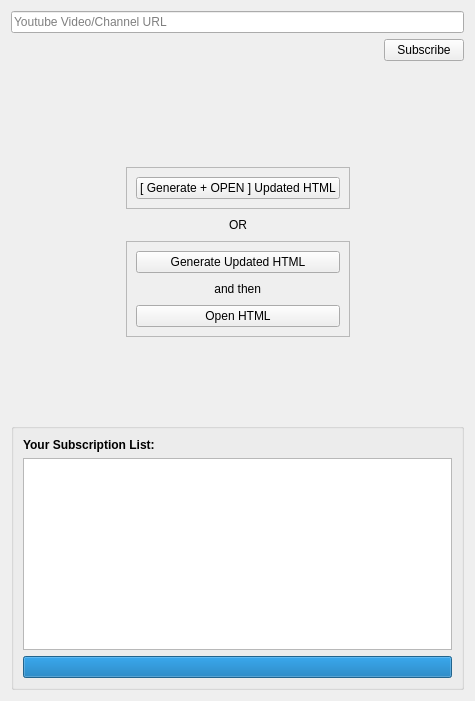
<?xml version="1.0" encoding="UTF-8"?>
<ui version="4.0">
 <class>Form</class>
 <widget class="QWidget" name="Form">
  <property name="geometry">
   <rect>
    <x>0</x>
    <y>0</y>
    <width>475</width>
    <height>701</height>
   </rect>
  </property>
  <property name="windowTitle">
   <string>YouTube Subscriber</string>
  </property>
  <layout class="QVBoxLayout" name="verticalLayout_6">
   <item>
    <layout class="QVBoxLayout" name="verticalLayout">
     <item>
      <widget class="QLineEdit" name="lineEdit">
       <property name="toolTip">
        <string>Example: https://www.youtube.com/watch?v=2hIy1JrPjAo</string>
       </property>
       <property name="placeholderText">
        <string>Youtube Video/Channel URL</string>
       </property>
      </widget>
     </item>
     <item>
      <layout class="QHBoxLayout" name="horizontalLayout">
       <item>
        <spacer name="horizontalSpacer_2">
         <property name="orientation">
          <enum>Qt::Horizontal</enum>
         </property>
         <property name="sizeHint" stdset="0">
          <size>
           <width>40</width>
           <height>20</height>
          </size>
         </property>
        </spacer>
       </item>
       <item>
        <widget class="QPushButton" name="subButton">
         <property name="text">
          <string>Subscribe</string>
         </property>
        </widget>
       </item>
      </layout>
     </item>
    </layout>
   </item>
   <item>
    <widget class="QLabel" name="infoLabel">
     <property name="text">
      <string/>
     </property>
    </widget>
   </item>
   <item>
    <spacer name="verticalSpacer_2">
     <property name="orientation">
      <enum>Qt::Vertical</enum>
     </property>
     <property name="sizeHint" stdset="0">
      <size>
       <width>20</width>
       <height>40</height>
      </size>
     </property>
    </spacer>
   </item>
   <item>
    <layout class="QHBoxLayout" name="horizontalLayout_4">
     <item>
      <spacer name="horizontalSpacer_4">
       <property name="orientation">
        <enum>Qt::Horizontal</enum>
       </property>
       <property name="sizeHint" stdset="0">
        <size>
         <width>40</width>
         <height>20</height>
        </size>
       </property>
      </spacer>
     </item>
     <item>
      <layout class="QVBoxLayout" name="verticalLayout_5">
       <item>
        <widget class="QFrame" name="frame_2">
         <property name="frameShape">
          <enum>QFrame::StyledPanel</enum>
         </property>
         <property name="frameShadow">
          <enum>QFrame::Raised</enum>
         </property>
         <layout class="QVBoxLayout" name="verticalLayout_4">
          <item>
           <widget class="QPushButton" name="genOpenButton">
            <property name="text">
             <string>[ Generate + OPEN ] Updated HTML</string>
            </property>
           </widget>
          </item>
         </layout>
        </widget>
       </item>
       <item>
        <layout class="QHBoxLayout" name="horizontalLayout_2">
         <item>
          <spacer name="horizontalSpacer">
           <property name="orientation">
            <enum>Qt::Horizontal</enum>
           </property>
           <property name="sizeHint" stdset="0">
            <size>
             <width>40</width>
             <height>20</height>
            </size>
           </property>
          </spacer>
         </item>
         <item>
          <widget class="QLabel" name="label">
           <property name="text">
            <string>OR</string>
           </property>
          </widget>
         </item>
         <item>
          <spacer name="horizontalSpacer_3">
           <property name="orientation">
            <enum>Qt::Horizontal</enum>
           </property>
           <property name="sizeHint" stdset="0">
            <size>
             <width>40</width>
             <height>20</height>
            </size>
           </property>
          </spacer>
         </item>
        </layout>
       </item>
       <item>
        <widget class="QFrame" name="frame">
         <property name="autoFillBackground">
          <bool>false</bool>
         </property>
         <property name="frameShape">
          <enum>QFrame::StyledPanel</enum>
         </property>
         <property name="frameShadow">
          <enum>QFrame::Raised</enum>
         </property>
         <layout class="QVBoxLayout" name="verticalLayout_3">
          <item>
           <widget class="QPushButton" name="generateButton">
            <property name="text">
             <string>Generate Updated HTML</string>
            </property>
           </widget>
          </item>
          <item>
           <layout class="QHBoxLayout" name="horizontalLayout_3">
            <item>
             <spacer name="horizontalSpacer_5">
              <property name="orientation">
               <enum>Qt::Horizontal</enum>
              </property>
              <property name="sizeHint" stdset="0">
               <size>
                <width>40</width>
                <height>20</height>
               </size>
              </property>
             </spacer>
            </item>
            <item>
             <widget class="QLabel" name="label_2">
              <property name="text">
               <string> and then </string>
              </property>
             </widget>
            </item>
            <item>
             <spacer name="horizontalSpacer_6">
              <property name="orientation">
               <enum>Qt::Horizontal</enum>
              </property>
              <property name="sizeHint" stdset="0">
               <size>
                <width>40</width>
                <height>20</height>
               </size>
              </property>
             </spacer>
            </item>
           </layout>
          </item>
          <item>
           <widget class="QPushButton" name="openButton">
            <property name="text">
             <string>Open HTML</string>
            </property>
            <property name="checkable">
             <bool>false</bool>
            </property>
            <property name="default">
             <bool>false</bool>
            </property>
           </widget>
          </item>
         </layout>
        </widget>
       </item>
      </layout>
     </item>
     <item>
      <spacer name="horizontalSpacer_7">
       <property name="orientation">
        <enum>Qt::Horizontal</enum>
       </property>
       <property name="sizeHint" stdset="0">
        <size>
         <width>40</width>
         <height>20</height>
        </size>
       </property>
      </spacer>
     </item>
    </layout>
   </item>
   <item>
    <spacer name="verticalSpacer">
     <property name="orientation">
      <enum>Qt::Vertical</enum>
     </property>
     <property name="sizeHint" stdset="0">
      <size>
       <width>20</width>
       <height>40</height>
      </size>
     </property>
    </spacer>
   </item>
   <item>
    <widget class="QGroupBox" name="groupBox">
     <property name="title">
      <string/>
     </property>
     <layout class="QVBoxLayout" name="verticalLayout_7">
      <item>
       <layout class="QVBoxLayout" name="verticalLayout_2">
        <item>
         <widget class="QLabel" name="label_3">
          <property name="font">
           <font>
            <weight>75</weight>
            <bold>true</bold>
           </font>
          </property>
          <property name="text">
           <string>Your Subscription List:</string>
          </property>
         </widget>
        </item>
        <item>
         <widget class="QTextBrowser" name="listBrowser">
          <property name="toolTip">
           <string/>
          </property>
          <property name="documentTitle">
           <string/>
          </property>
          <property name="openLinks">
           <bool>true</bool>
          </property>
         </widget>
        </item>
       </layout>
      </item>
      <item>
       <widget class="QProgressBar" name="progressBar">
        <property name="value">
         <number>100</number>
        </property>
        <property name="orientation">
         <enum>Qt::Horizontal</enum>
        </property>
        <property name="invertedAppearance">
         <bool>false</bool>
        </property>
        <property name="format">
         <string/>
        </property>
       </widget>
      </item>
     </layout>
    </widget>
   </item>
  </layout>
  <zorder>groupBox</zorder>
  <zorder></zorder>
  <zorder>verticalSpacer</zorder>
  <zorder>verticalSpacer_2</zorder>
  <zorder>infoLabel</zorder>
 </widget>
 <tabstops>
  <tabstop>lineEdit</tabstop>
  <tabstop>subButton</tabstop>
  <tabstop>genOpenButton</tabstop>
  <tabstop>generateButton</tabstop>
  <tabstop>openButton</tabstop>
  <tabstop>listBrowser</tabstop>
 </tabstops>
 <resources/>
 <connections/>
</ui>
